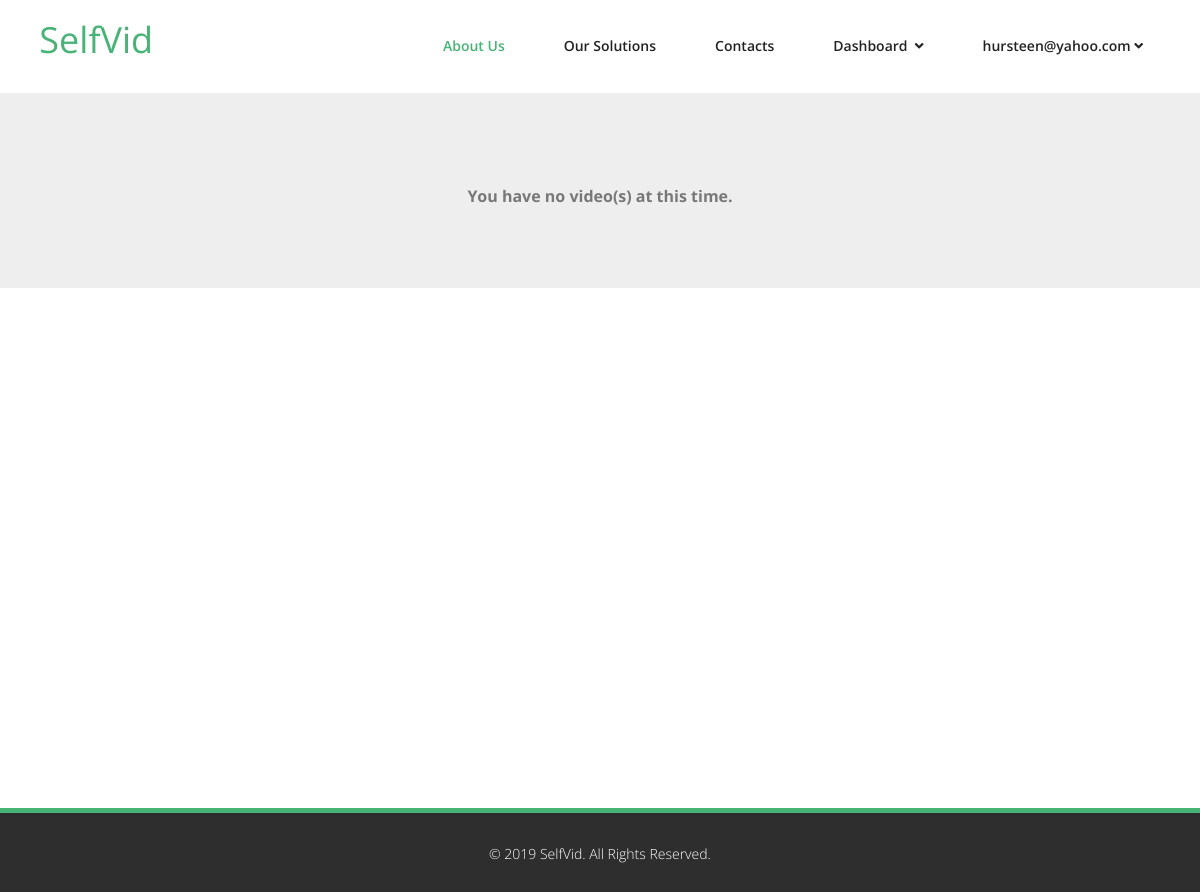
Page /dashboard/my-videos (signed in) on the earlier database version.
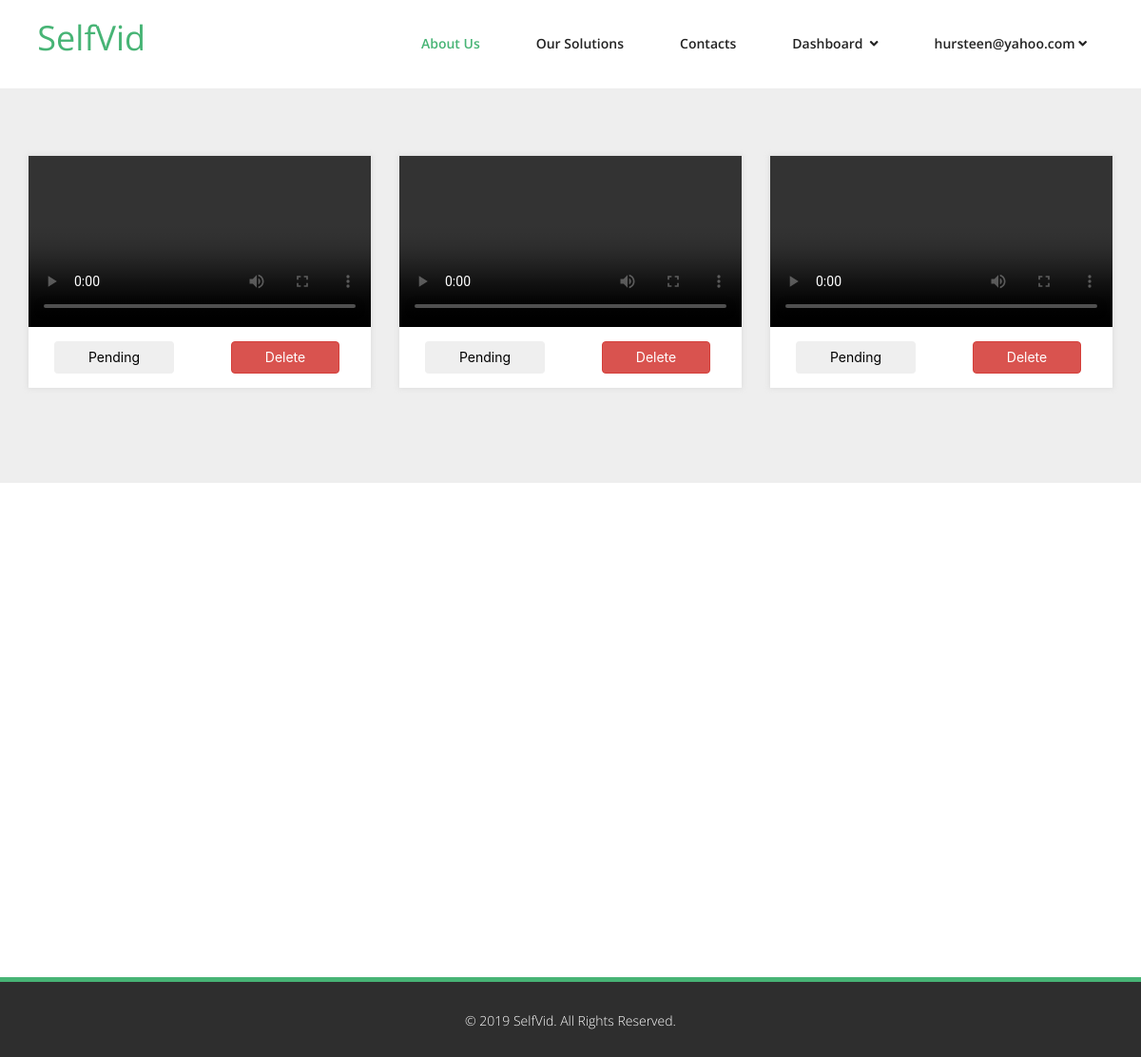
Same page on the later database version.
### accounts/models.py (models this page shows, shortened)
class User(AbstractBaseUser, PermissionsMixin):
    username = None
    email = models.EmailField(_('email address'), unique=True)
    first_name = models.CharField(_('first name'), max_length=30, blank=True)
    last_name = models.CharField(_('last name'), max_length=30, blank=True)
    date_joined = models.DateTimeField(
        _('date joined'), default=datetime.now)
    last_login = models.DateTimeField(
        _('last login'), default=datetime.now)
    is_active = models.BooleanField(_('active'), default=True)
    email_confirmed = models.BooleanField(_('email confirmed'), default=False)
    is_staff = models.BooleanField(_('is staff'), default=False)
    phone_no = models.CharField(_('phone no'), max_length=14, blank=True, null=True, default="0909090909090")
    activation_token = models.CharField(_('activation token'), max_length=255, blank=True, null=True)
    bvn = models.IntegerField(_('bvn'), blank=True, null=True, default="0000000000")
    avatar = models.ImageField(upload_to='avatars/', null=True, blank=True)
    USERNAME_FIELD = 'email'
    REQUIRED_FIELDS = []
    objects = UserManager()
    class Meta:
        verbose_name = _('user')
        verbose_name_plural = _('users')

### dashboard/models.py (models this page shows, shortened)
class VideoRecord(models.Model):
    user_id = models.ForeignKey(User, on_delete=models.CASCADE, related_name='users')
    admin_id = models.ForeignKey(User, on_delete=models.CASCADE,
                                 related_name='admins', default=None, blank=True, null=True)
    video_name = models.ImageField(upload_to='recorded_video/', null=True, blank=True)
    status = models.BooleanField(default=False)
    updated_at = models.DateTimeField(default=datetime.now, blank=True, null=True)
    created_at = models.DateTimeField(default=datetime.now, blank=True, null=True)

### dashboard/views.py (the view)
# urls.py: path('my-videos', my_videos, name='my_videos'),
@login_required(login_url="/accounts/login")
def my_videos(request):
    user = int(request.user.id)
    my_videos = VideoRecord.objects.filter(user_id=user).order_by('-created_at')
    context = {'my_videos': my_videos}
    return render(request, 'dashboard/my_videos.html', context)

### dashboard/templates/dashboard/my_videos.html (shortened to what this page needs)
{% extends 'base.html' %}
{% block content %}
{% load static %}
<section style="background: #eee;">
    <div class="container">
       <div class="row">
        <div class="col-md-12 pad-md-0">
        <div class="col-md-6">
        </div>
            <div class="col-md-12 video-record-dashboard pad-md-0">
                {% for video in my_videos %}
                    <div class="col-md-4 my_video_container">
                        <div class="col-md-12 pad-md-0 box-shadow">
                            <video class="col-md-12 pad-md-0" controls autoplay playsinline src="{{video.video_name.url}}"> </video>
                            <div class="col-md-12 pad-md-0 my_video_button">
                                    {% if video.status and video.admin_id != None %}
                                        <div class="col-md-12 pad-md-0">
                                            <button class="btn btn-success center-block">Approved</button>
                                        </div>
                                    {% elif video.status == False and video.admin_id != None %}
                                        <div class="col-md-12 pad-md-0">
                                            <button class="btn btn-warning center-block">Declined</button>
                                        </div>
                                    {% else %}
                                        <div class="col-md-6 pad-md-0">
                                            <button class="btn btn-secondary center-block">Pending</button>
                                        </div>
                                        <div class="col-md-6 pad-md-0">
                                            <form method="POST" action="{% url 'delete_video' video.pk %}">
                                                <button class="btn btn-danger center-block" onclick="return confirm('Are you sure you want to delete this video')">Delete</button>
                                            </form>
                                        </div>
                                    {% endif %}
                            </div>
                        </div>
                    </div>
                {% empty %}
                    <div class="col-md-12 pad-md-0">
                        <h3 class="text-center"><strong>You have no video(s) at this time.</strong></h3>
                {% endfor %}
            </div>
        </div>
       </div>
    </div>
</section>
{% endblock %}

### video_recording_app/templates/base.html (shortened to what this page needs)
{% load static %}
<!DOCTYPE html>
<html lang="en">
<head>
    <link href="{% static 'assets/css/bootstrap.min.css' %}" rel="stylesheet">
    <link rel="stylesheet" href="https://use.fontawesome.com/releases/v5.6.3/css/all.css">
    <link href="{% static 'assets/css/animate.min.css' %}" rel="stylesheet">
    <link href="{% static 'assets/css/owl.carousel.min.css' %}" rel="stylesheet">
    <link href="{% static 'assets/css/icomoon.css' %}" rel="stylesheet">
    <link href="{% static 'assets/css/main.css' %}" rel="stylesheet">
    <link href="{% static 'assets/css/style.css' %}" rel="stylesheet">
    <link href="{% static 'assets/css/responsive.css' %}" rel="stylesheet">
    <link href="{% static 'assets/css/datepicker.min.css' %}" rel="stylesheet">
    <link rel="stylesheet" href="{% static 'assets/plugins/magnific-popup/magnific-popup.css' %}">
    <link rel="stylesheet" href="{% static 'assets/plugins/record_rtc/custom_css.css' %}">
</head>
<body class="homepage">
    <header id="header">
        <nav class="navbar navbar-inverse" role="banner">
            <div class="container">
                <div class="navbar-header">
                    <a class="navbar-brand" href="{% url 'home' %}">
                        <a class="navbar-brand" href="{% url 'home' %}">&nbsp;<span class="bg-color">SelfVid</span></a>
                    </a>
                </div>
                <div class="collapse navbar-collapse navbar-right">
                    <ul class="nav navbar-nav">
                        <li class="active"><a href="#">About Us</a></li>
                        <li><a href="#">Our Solutions</a></li>
                        <li><a href="#">Contacts</a></li>
                        {% if user.is_authenticated %}
                            <li class="dropdown">
                                <a href="#" class="dropdown-toggle" data-toggle="dropdown">Dashboard &nbsp;<i class="fa fa-angle-down"></i></a>
                            </li>
                            <li class="dropdown">
                                <a href="#" class="dropdown-toggle" data-toggle="dropdown">{{user.email|slice:"20"}}&nbsp;<i class="fa fa-angle-down"></i></a>
                            </li>
                        {% endif %}
                    </ul>
                </div>
            </div>
        </nav>
    </header>
    {% block content %}
    {% endblock %}
        <section class="base-content-container" >
        </section>
    <div class="container-fluid">
        <footer id="footer" class="midnight-blue">
            <div class="container">
                <div class="row">
                    <div class="col-sm-12 text-center">
                        &copy; 2019 <a target="_blank" href="{% url 'home' %}" style="color: #fff;" title="SelfVid">SelfVid</a>.
                        All Rights Reserved.
                    </div>
                </div>
            </div>
        </footer>
    </div>
</body>
</html>

### video_recording_app/static/assets/css/main.css (style rules this page uses)
body { background: #fff; font-family: 'Open Sans', sans-serif; color: #4e4e4e; line-height: 22px; }
a { color: #47b475; -webkit-transition: color 300ms, background-color 300ms; transition: color 300ms, background-color 300ms; }
body>section { padding: 70px 0; }
.navbar>.container .navbar-brand { margin-left: 0; }
.navbar-brand { padding: 0; margin: 0; }
.navbar { border-radius: 0; margin-bottom: 0; background: #fff; padding: 15px 0; padding-bottom: 0; }
.navbar-nav { margin-top: 12px; }
.navbar-nav>li { margin-left: 35px; padding-bottom: 28px; }
.navbar-inverse .navbar-nav>li>a { padding: 5px 12px; margin: 0; border-radius: 0px; color: #222; line-height: 24px; display: inline-block; font-weight: 600; border-bottom: 2px solid #fff; border-top: 2px solid #fff; }
.navbar-inverse { border: none; }
.navbar-inverse .navbar-brand { font-size: 36px; line-height: 50px; color: #fff; }
.navbar-inverse .navbar-nav>.active>a, .navbar-inverse .navbar-nav>.active>a:hover, .navbar-inverse .navbar-nav>.active>a:focus, .navbar-inverse .navbar-nav>.active>a:active, .navbar-inverse .navbar-nav>.open>a, .navbar-inverse .navbar-nav>.open>a:hover, .navbar-inverse .navbar-nav>.open>a:active, .navbar-inverse .navbar-nav>.open>a:focus { background-color: #fff; color: #47b475; }
.navbar-inverse .navbar-collapse, .navbar-inverse .navbar-form { border-top: 0; padding-bottom: 0; }
#footer { background: none repeat scroll 0 0 #2E2E2E; border-top: 5px solid #47b475; height: 84px; }
#footer { padding-top: 30px; padding-bottom: 30px; color: #fff; background: #2e2e2e; font-weight: 300; }
#footer a { color: #fff; }

### video_recording_app/static/assets/css/style.css (style rules this page uses)
.base-content-container { min-height: calc(80vh - 120px); }
.pad-md-0 { padding : 0px; }
.center-block { float: none; margin: 0 auto; margin-right: auto; margin-left: auto; display: block; }
.bg-color { color: #47b475 !important; }
.box-shadow { box-shadow: 0px 0px 5px 1px rgba(217,217,217,0.75); -o-box-shadow: 0px 0px 5px 1px rgba(217,217,217,0.75); -webkit-box-shadow: 0px 0px 5px 1px rgba(217,217,217,0.75); -moz-box-shadow: 0px 0px 5px 1px rgba(217,217,217,0.75); }

Differences in the rows shown:
added VideoRecord: status "Pending"
added VideoRecord: status "Pending"
added VideoRecord: status "Pending"
Other differences:
text no longer shown: "You have no video(s) at this time."
